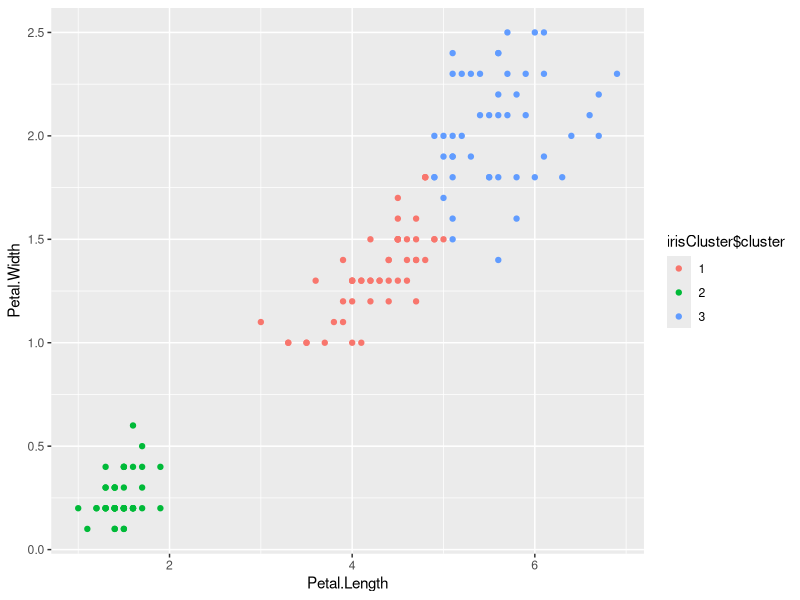

Here is the R script that generated this plot:
## ---- chunk 1
library(datasets)
head(iris)
## ---- chunk 2
library(ggplot2)
irisCluster <- kmeans(iris[, 3:4], 3, nstart = 20)
irisCluster$cluster <- as.factor(irisCluster$cluster)
ggplot(iris, aes(Petal.Length, Petal.Width, color = irisCluster$cluster)) + geom_point()
